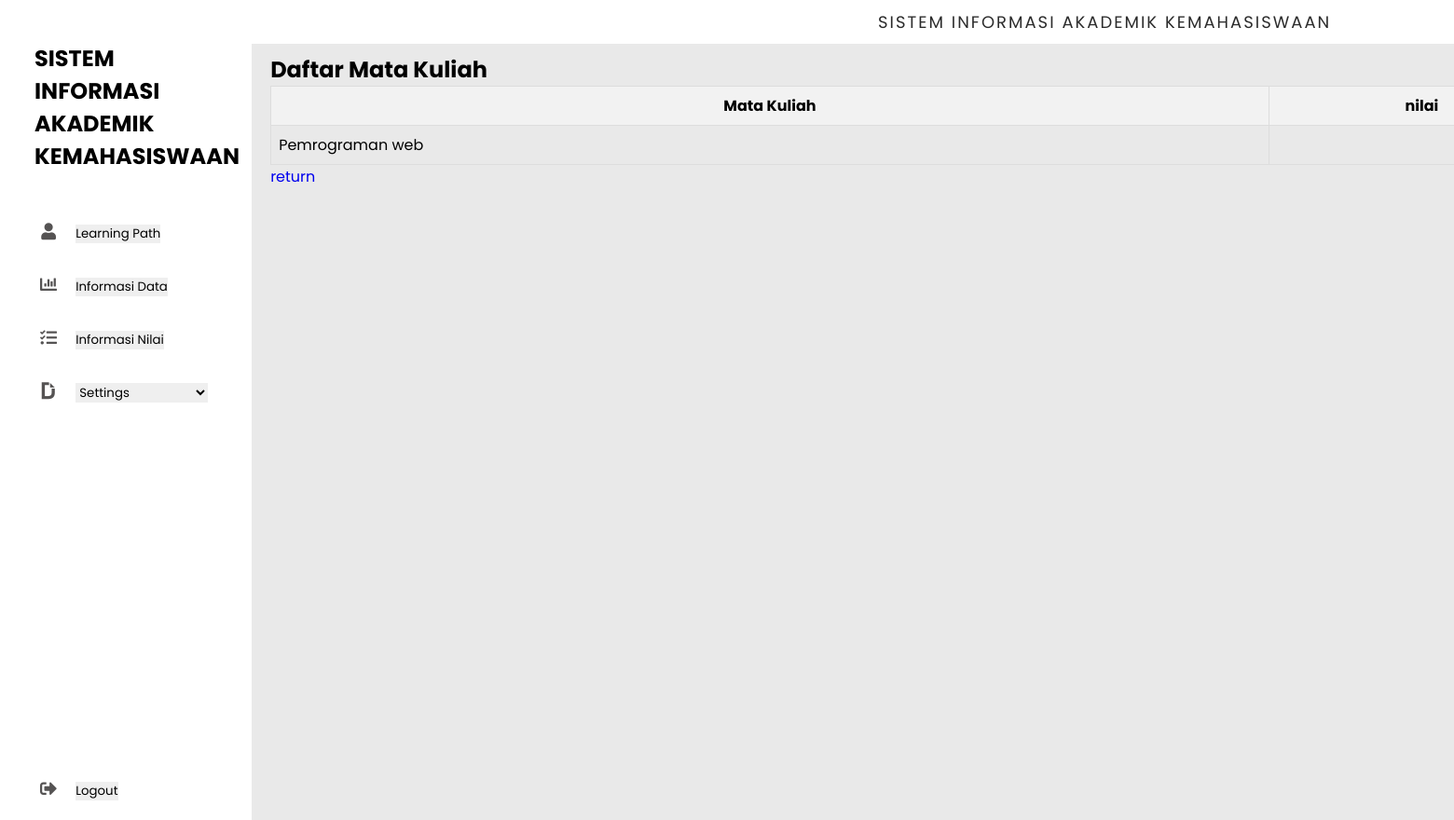
Page /model/view/nilai.php (signed in) on the earlier database version.
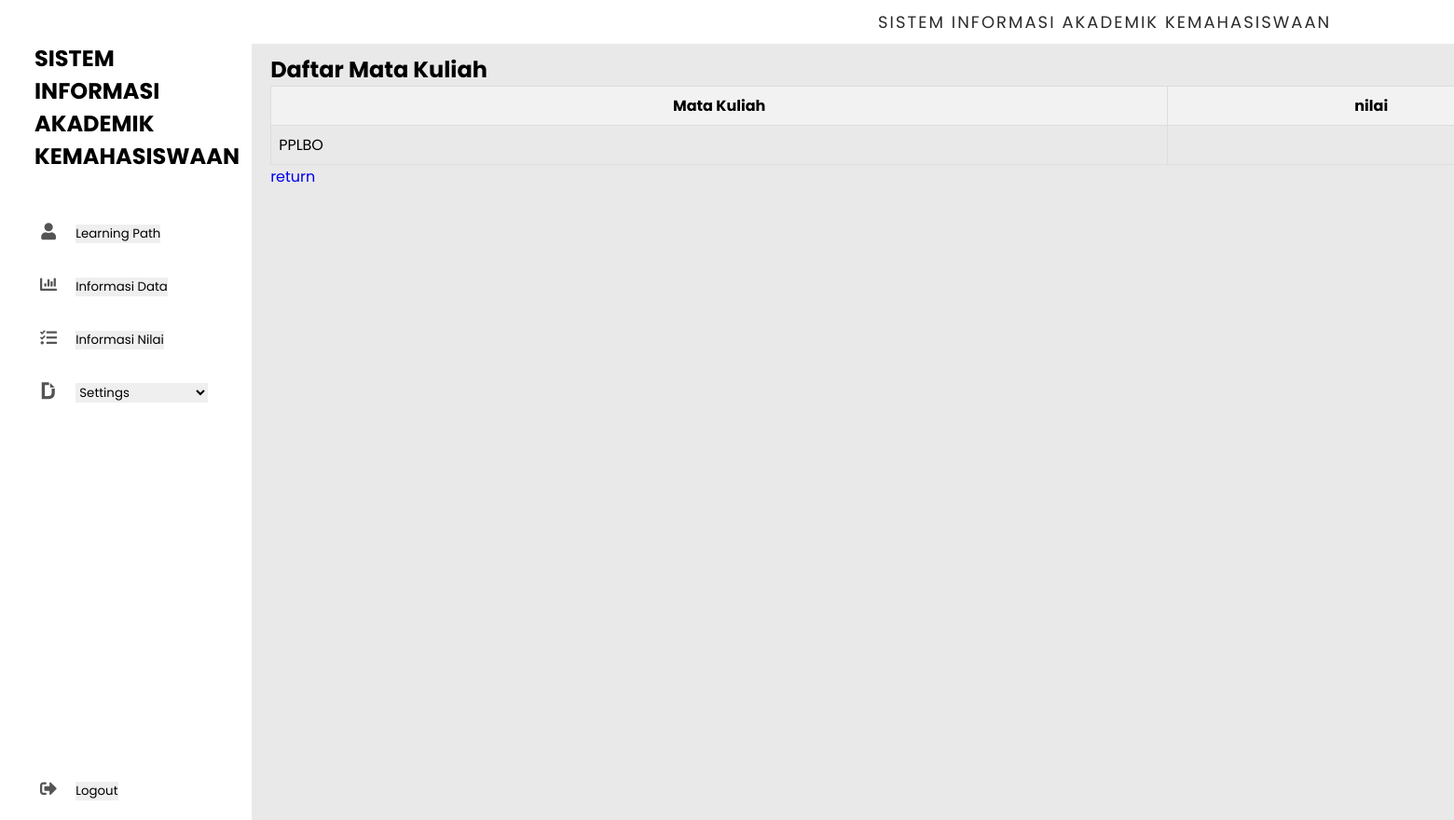
Same page on the later database version.
### tables this page shows
CREATE TABLE `data_kelas_mahasiswa` (
  `nim` varchar(20) NOT NULL,
  `kode_kelas` varchar(20) NOT NULL,
  `nilai` varchar(1) NOT NULL
);

CREATE TABLE `kelas` (
  `kode_kelas` varchar(4) NOT NULL,
  `mata_kuliah` varchar(20) NOT NULL,
  `dosen` varchar(20) NOT NULL,
  `waktu` varchar(7) NOT NULL,
  `ruangan` varchar(6) NOT NULL,
  `tipe` varchar(20) NOT NULL,
  `nip` varchar(20) NOT NULL
);

### core/database.php (called while the page is built, shortened)
<?php
class Database{
	private $host = 'localhost';
	private $user = 'root';
	private $pass = '';
	private $db_name = 'mahasiswa';
	private $dbh;
	private $stmt;
	public function __construct(){
		$dsn = 'mysql:host=' . $this->host . '; dbname=' . $this->db_name . '';
		$option = [
			PDO::ATTR_PERSISTENT => true,
			PDO::ATTR_ERRMODE => PDO::ERRMODE_EXCEPTION
		];
		try{
			$this->dbh = new PDO($dsn, $this->user, $this->pass, $option);
		} catch(PDOException $e){
			die($e->getMessage());
		}
	}
	public function query($query){
		$this->stmt = $this->dbh->prepare($query);
	}
	public function bind($param, $value, $type = null){
		if (is_null($type)) {
			switch (true) {
				default:
					$type = PDO::PARAM_STR;
			}
		}
		$this->stmt->bindValue($param, $value, $type);
		}
	public function execute(){
		$this->stmt->execute();
	}
	public function resultSet(){
		$this->execute();
		return $this->stmt->fetchAll(PDO::FETCH_ASSOC);
	}
}

### model/matakuliah-model.php (called while the page is built, shortened)
<?php
class Matakuliah_model extends Database {
    public function getAllKelasbyNIM($nim){
        $this->query('SELECT k.*, d.* FROM data_kelas_mahasiswa d
                          JOIN kelas k ON d.kode_kelas = k.kode_kelas
                          WHERE d.nim = :nim');
        $this->bind(':nim', $nim);
        return $this->resultSet();
    }
}
?>

### model/view/nilai.php (the view, shortened to what this page needs)
<?php
$controller = new Matakuliah_model();
$controller->checkLoginSession();
$nim = $_SESSION['nim'];
$kelas = $controller->getAllKelasbyNIM($nim);
?>
<!DOCTYPE html>
<html lang="en">
<head>
<link rel="stylesheet" href="https://cdnjs.cloudflare.com/ajax/libs/font-awesome/5.15.4/css/all.min.css" />
</head>
<body>
<div class="container">
        <nav>
          <div class="navbar">
            <div class="logo">
              <h1>SISTEM INFORMASI AKADEMIK KEMAHASISWAAN</h1>
            </div>
            <ul>
              <li><a href="#">
                <i class="fas fa-user"></i>
                <button id="mata_kuliah" class="nav-item">Learning Path</button>
              </a>
              </li>
              <li><a href="#">
                <i class="fas fa-chart-bar"></i>
                <button id="mahasiswaBtn">Informasi Data</button>
              </a>
              </li>
              <li><a href="#">
                <i class="fas fa-tasks"></i>
                <button id="nilaiBtn" class="nav-item">Informasi Nilai</button>
              </a>
              </li>
              <li><a href="#">
                <i class="fab fa-dochub"></i>
                <select id="settingsDropdown" class="nav-item">
                    <option selected disabled>Settings</option>
                </select>
              </a>
              </li>
              <li><a href="#" class="logout">
                <i class="fas fa-sign-out-alt"></i>
                <button id="logoutBtn" class="nav-item">Logout</button>
              </a>
              </li>
            </ul>
          </div>
        </nav>
        <section class="main">
          <div class="main-top">
            <p>SISTEM INFORMASI AKADEMIK KEMAHASISWAAN</p>
          </div>
          <div class="main-body">
          <table class="table">
          <h2>Daftar Mata Kuliah</h2>
<table>
    <thead>
        <tr>
            <th>Mata Kuliah</th>
            <th>nilai</th>
        </tr>
    </thead>
    <tbody>
    <?php if (!empty($kelas)): ?>
        <?php foreach ($kelas as $row): ?>
            <tr>
                <td><?= $row['mata_kuliah'] ?></td>
                <td><?= $row['nilai'] ?></td>
            </tr>
        <?php endforeach; ?>
    <?php else: ?>
        <p>Tidak ada mata kuliah yang tersedia.</p>
    <?php endif; ?>
    </tbody>
</table>
<a href="../login/dashboard"> return</a>
</body>
</html>

Differences in the rows shown:
removed data_kelas_mahasiswa: kode_kelas.mata_kuliah "Pemrograman web"
added data_kelas_mahasiswa: kode_kelas.mata_kuliah "PPLBO"
